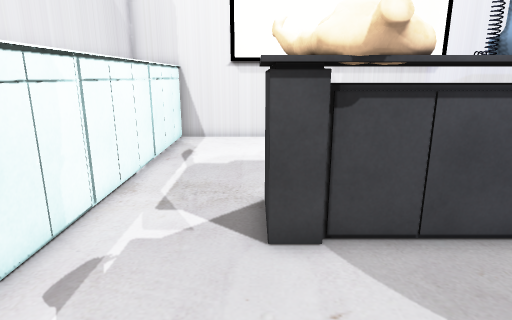
view 1 (above)

12 first-person views from a walk through a scene from a Unity 3-D project. The camera is 1.5 m above the floor, tilts 14° down and sees 75° across. The floor is counted in squares, 0.5 m on a side. Each view is taken from the middle of a square. On the plan, view 1 faces up. The plan holds only what a view shows up to about 20 squares ahead; the rest is blank. The player character is not drawn. Some surface patterns are stand-ins.

view 2
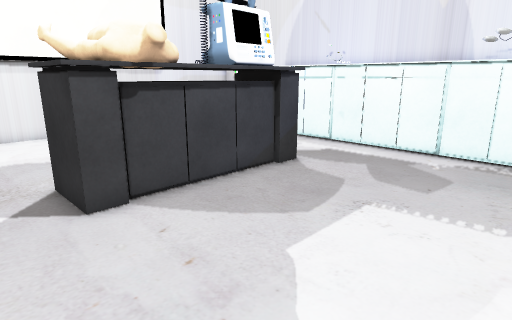

view 3
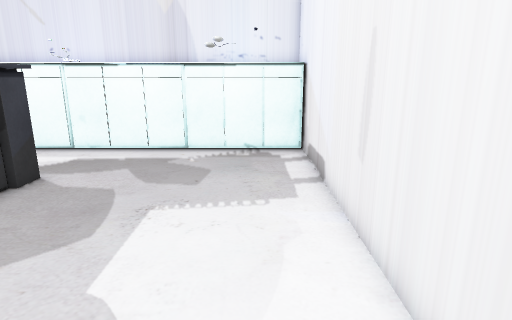

view 4
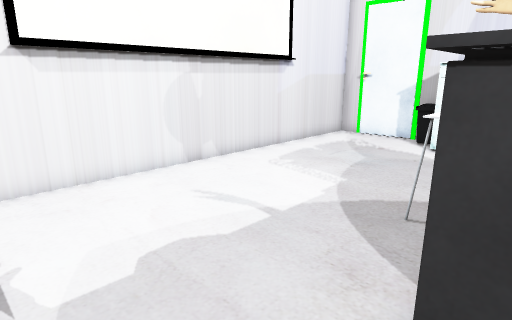

view 5
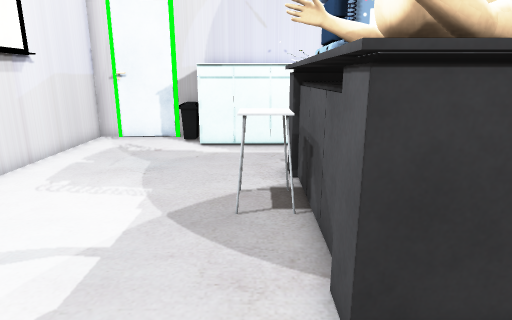

view 6
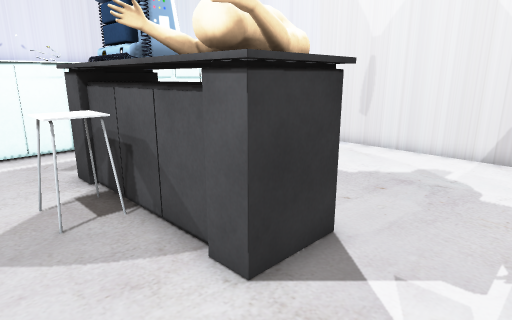

view 7
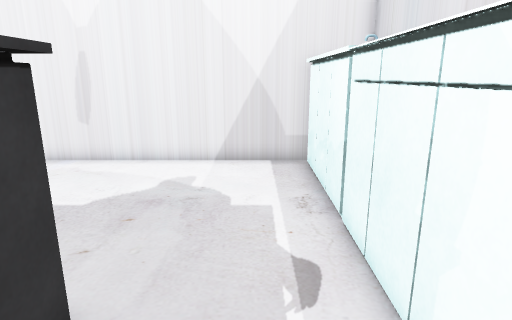

view 8
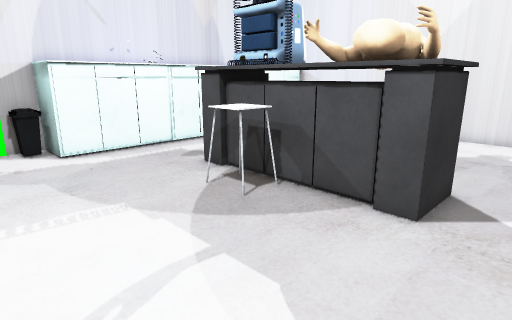

view 9
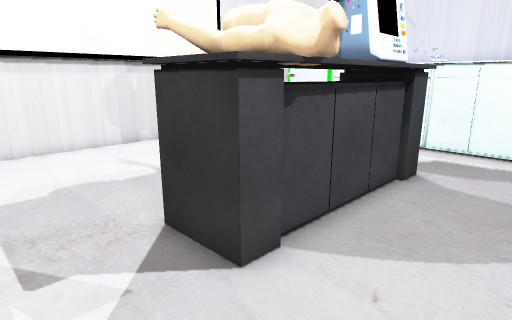

view 10
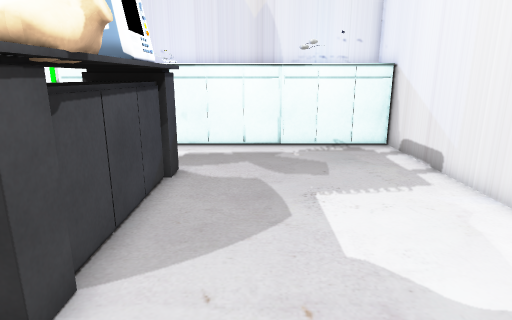

view 11
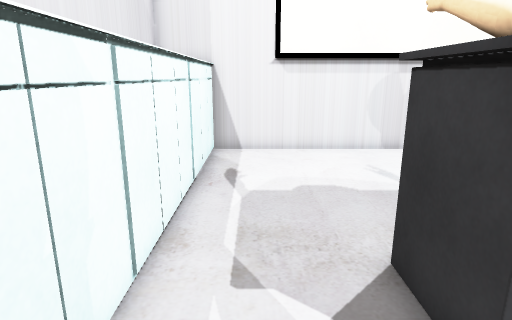

view 12
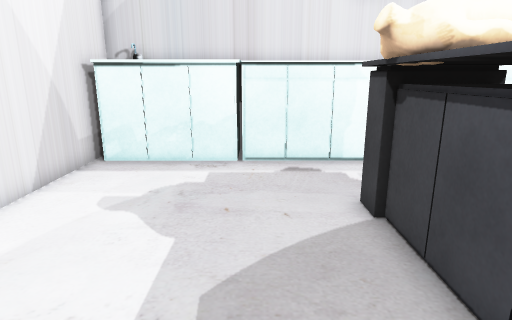

### Floor plan
Ten units are one square. View 1 is at (0, 0); x grows to the right and y downward. Boxes are objects, and circles mark ways between rooms. Rooms are numbered by the first view taken in them; rooms with no view inside come last. Other rooms are left out.
<svg viewBox="-54 -175 200 210">
<path fill="none" stroke="#000" d="M29 -57 24 -55M17 -52 2 -56 2 -79M12 -55 10 -56M68 -58 13 -58M11 -58 3 -58M76 -58 69 -58M80 -56 2 -56M-38 -22 -38 26M118 -4 118 -95M118 30 118 4M-49 30 125 30M-38 -95 -38 -25M42 -81 42 -94 56 -94M13 -77 76 -77M2 -79 79 -79M3 -77 11 -77M118 -95 118 -115 140 -115 138 -170M141 -170 -38 -170 -38 -95M130 -118 130 -126 137 -126"/>
<rect x="115" y="-5" width="10" height="10" fill="#bbb"><title>other object</title></rect>
<circle cx="-20" cy="-83" r="3" fill="#2a7"/>
<circle cx="100" cy="-87" r="3" fill="#2a7"/>
<text x="40" y="-20">1</text>
<text x="40" y="-130">2</text>
</svg>
Room 1 opens to room 2.

Where each view was taken, in squares from view 1:
view 1: 0 up, 0 right, facing up
view 2: 2 down, 2 left, facing up-right
view 3: 1 down, 2 left, facing right
view 4: 7 up, 3 left, facing up-right
view 5: 9 up, 3 left, facing right
view 6: 11 up, 3 left, facing down-right
view 7: 9 up, 2 left, facing down
view 8: 15 up, 2 left, facing down-right
view 9: 2 up, 3 left, facing up-right
view 10: 3 up, 3 left, facing right
view 11: 3 up, 2 left, facing up
view 12: 3 up, 8 right, facing left
